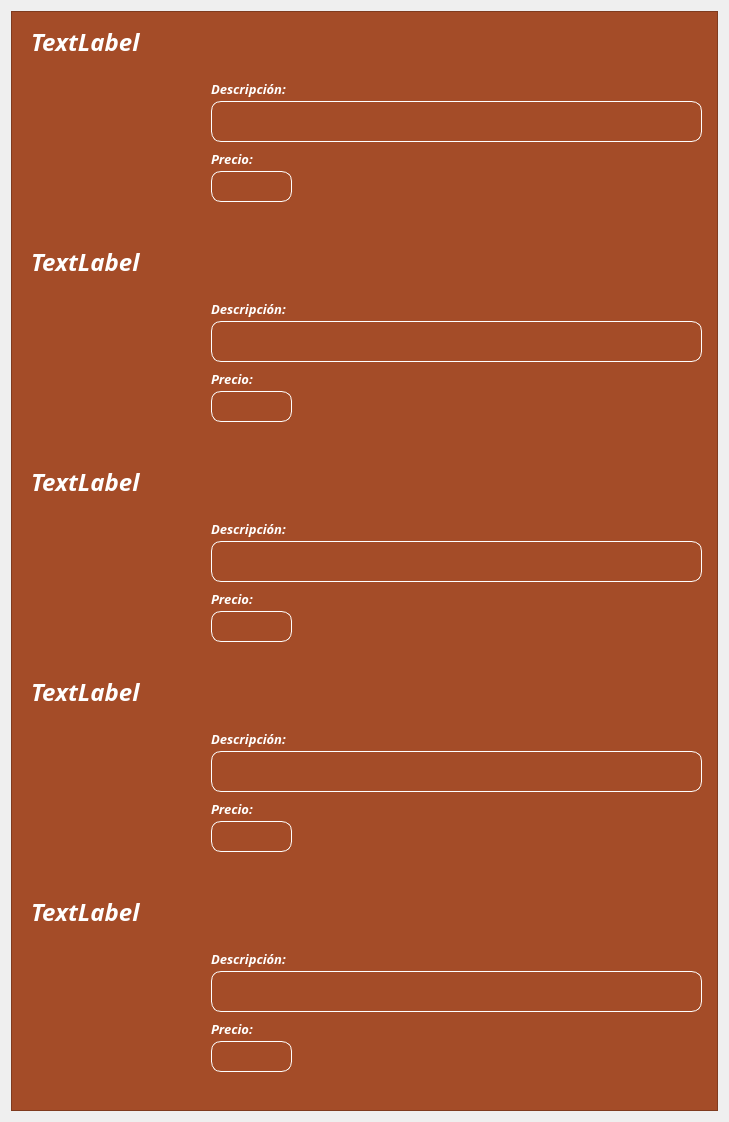
      <widget class="QWidget" name="scrollAreaWidgetContents_4">
       <property name="geometry">
        <rect>
         <x>0</x>
         <y>0</y>
         <width>729</width>
         <height>1118</height>
        </rect>
       </property>
       <layout class="QVBoxLayout" name="verticalLayout_3">
        <item>
         <widget class="QFrame" name="frame_4">
          <property name="minimumSize">
           <size>
            <width>0</width>
            <height>1100</height>
           </size>
          </property>
          <property name="styleSheet">
           <string notr="true">background-color:#a44c28;</string>
          </property>
          <property name="frameShape">
           <enum>QFrame::StyledPanel</enum>
          </property>
          <property name="frameShadow">
           <enum>QFrame::Raised</enum>
          </property>
          <widget class="QLabel" name="npos">
           <property name="geometry">
            <rect>
             <x>20</x>
             <y>10</y>
             <width>671</width>
             <height>41</height>
            </rect>
           </property>
           <property name="font">
            <font>
             <family>Caviar Dreams</family>
             <pointsize>18</pointsize>
             <weight>75</weight>
             <italic>true</italic>
             <bold>true</bold>
            </font>
           </property>
           <property name="layoutDirection">
            <enum>Qt::RightToLeft</enum>
           </property>
           <property name="styleSheet">
            <string notr="true">background-color: rgba(255, 255, 255,0);
color:white;</string>
           </property>
           <property name="text">
            <string>TextLabel</string>
           </property>
          </widget>
          <widget class="QLabel" name="label_75">
           <property name="geometry">
            <rect>
             <x>200</x>
             <y>70</y>
             <width>91</width>
             <height>16</height>
            </rect>
           </property>
           <property name="font">
            <font>
             <family>Caviar Dreams</family>
             <pointsize>10</pointsize>
             <weight>75</weight>
             <italic>true</italic>
             <bold>true</bold>
            </font>
           </property>
           <property name="layoutDirection">
            <enum>Qt::RightToLeft</enum>
           </property>
           <property name="styleSheet">
            <string notr="true">background-color: rgba(255, 255, 255,0);
color:white;</string>
           </property>
           <property name="text">
            <string>Descripción:</string>
           </property>
          </widget>
          <widget class="QLabel" name="dpos">
           <property name="geometry">
            <rect>
             <x>200</x>
             <y>90</y>
             <width>491</width>
             <height>41</height>
            </rect>
           </property>
           <property name="font">
            <font>
             <family>Caviar Dreams</family>
             <pointsize>9</pointsize>
             <weight>75</weight>
             <italic>true</italic>
             <bold>true</bold>
            </font>
           </property>
           <property name="layoutDirection">
            <enum>Qt::RightToLeft</enum>
           </property>
           <property name="styleSheet">
            <string notr="true">border: 1px solid; 
border-radius: 10px;
border-color:white;
color:white</string>
           </property>
           <property name="text">
            <string/>
           </property>
          </widget>
          <widget class="QLabel" name="label_78">
           <property name="geometry">
            <rect>
             <x>200</x>
             <y>140</y>
             <width>91</width>
             <height>16</height>
            </rect>
           </property>
           <property name="font">
            <font>
             <family>Caviar Dreams</family>
             <pointsize>10</pointsize>
             <weight>75</weight>
             <italic>true</italic>
             <bold>true</bold>
            </font>
           </property>
           <property name="layoutDirection">
            <enum>Qt::RightToLeft</enum>
           </property>
           <property name="styleSheet">
            <string notr="true">background-color: rgba(255, 255, 255,0);
color:white;</string>
           </property>
           <property name="text">
            <string>Precio:</string>
           </property>
          </widget>
          <widget class="QLabel" name="ppos">
           <property name="geometry">
            <rect>
             <x>200</x>
             <y>160</y>
             <width>81</width>
             <height>31</height>
            </rect>
           </property>
           <property name="font">
            <font>
             <family>Caviar Dreams</family>
             <pointsize>9</pointsize>
             <weight>75</weight>
             <italic>true</italic>
             <bold>true</bold>
            </font>
           </property>
           <property name="layoutDirection">
            <enum>Qt::RightToLeft</enum>
           </property>
           <property name="styleSheet">
            <string notr="true">border: 1px solid; 
border-radius: 10px;
border-color:white;
color:white</string>
           </property>
           <property name="text">
            <string/>
           </property>
          </widget>
          <widget class="QLabel" name="label_72">
           <property name="geometry">
            <rect>
             <x>20</x>
             <y>60</y>
             <width>161</width>
             <height>151</height>
            </rect>
           </property>
           <property name="text">
            <string/>
           </property>
           <property name="pixmap">
            <pixmap resource="imagenes.qrc">:/img/imagenes/img/pastel_chocolate.jpg</pixmap>
           </property>
           <property name="scaledContents">
            <bool>true</bool>
           </property>
          </widget>
          <widget class="QLabel" name="dpos2">
           <property name="geometry">
            <rect>
             <x>200</x>
             <y>310</y>
             <width>491</width>
             <height>41</height>
            </rect>
           </property>
           <property name="font">
            <font>
             <family>Caviar Dreams</family>
             <pointsize>9</pointsize>
             <weight>75</weight>
             <italic>true</italic>
             <bold>true</bold>
            </font>
           </property>
           <property name="layoutDirection">
            <enum>Qt::RightToLeft</enum>
           </property>
           <property name="styleSheet">
            <string notr="true">border: 1px solid; 
border-radius: 10px;
border-color:white;
color:white</string>
           </property>
           <property name="text">
            <string/>
           </property>
          </widget>
          <widget class="QLabel" name="label_77">
           <property name="geometry">
            <rect>
             <x>200</x>
             <y>290</y>
             <width>91</width>
             <height>16</height>
            </rect>
           </property>
           <property name="font">
            <font>
             <family>Caviar Dreams</family>
             <pointsize>10</pointsize>
             <weight>75</weight>
             <italic>true</italic>
             <bold>true</bold>
            </font>
           </property>
           <property name="layoutDirection">
            <enum>Qt::RightToLeft</enum>
           </property>
           <property name="styleSheet">
            <string notr="true">background-color: rgba(255, 255, 255,0);
color:white;</string>
           </property>
           <property name="text">
            <string>Descripción:</string>
           </property>
          </widget>
          <widget class="QLabel" name="ppos2">
           <property name="geometry">
            <rect>
             <x>200</x>
             <y>380</y>
             <width>81</width>
             <height>31</height>
            </rect>
           </property>
           <property name="font">
            <font>
             <family>Caviar Dreams</family>
             <pointsize>9</pointsize>
             <weight>75</weight>
             <italic>true</italic>
             <bold>true</bold>
            </font>
           </property>
           <property name="layoutDirection">
            <enum>Qt::RightToLeft</enum>
           </property>
           <property name="styleSheet">
            <string notr="true">border: 1px solid; 
border-radius: 10px;
border-color:white;
color:white</string>
           </property>
           <property name="text">
            <string/>
           </property>
          </widget>
          <widget class="QLabel" name="label_79">
           <property name="geometry">
            <rect>
             <x>200</x>
             <y>360</y>
             <width>91</width>
             <height>16</height>
            </rect>
           </property>
           <property name="font">
            <font>
             <family>Caviar Dreams</family>
             <pointsize>10</pointsize>
             <weight>75</weight>
             <italic>true</italic>
             <bold>true</bold>
            </font>
           </property>
           <property name="layoutDirection">
            <enum>Qt::RightToLeft</enum>
           </property>
           <property name="styleSheet">
            <string notr="true">background-color: rgba(255, 255, 255,0);
color:white;</string>
           </property>
           <property name="text">
            <string>Precio:</string>
           </property>
          </widget>
          <widget class="QLabel" name="npos2">
           <property name="geometry">
            <rect>
             <x>20</x>
             <y>230</y>
             <width>671</width>
             <height>41</height>
            </rect>
           </property>
           <property name="font">
            <font>
             <family>Caviar Dreams</family>
             <pointsize>18</pointsize>
             <weight>75</weight>
             <italic>true</italic>
             <bold>true</bold>
            </font>
           </property>
           <property name="layoutDirection">
            <enum>Qt::RightToLeft</enum>
           </property>
           <property name="styleSheet">
            <string notr="true">background-color: rgba(255, 255, 255,0);
color:white;</string>
           </property>
           <property name="text">
            <string>TextLabel</string>
           </property>
          </widget>
          <widget class="QLabel" name="label_104">
           <property name="geometry">
            <rect>
             <x>20</x>
             <y>280</y>
             <width>161</width>
             <height>151</height>
            </rect>
           </property>
           <property name="text">
            <string/>
           </property>
           <property name="pixmap">
            <pixmap resource="imagenes.qrc">:/img/imagenes/img/flan_napolitano.jpg</pixmap>
           </property>
           <property name="scaledContents">
            <bool>true</bool>
           </property>
          </widget>
          <widget class="QLabel" name="label_105">
           <property name="geometry">
            <rect>
             <x>200</x>
             <y>580</y>
             <width>91</width>
             <height>16</height>
            </rect>
           </property>
           <property name="font">
            <font>
             <family>Caviar Dreams</family>
             <pointsize>10</pointsize>
             <weight>75</weight>
             <italic>true</italic>
             <bold>true</bold>
            </font>
           </property>
           <property name="layoutDirection">
            <enum>Qt::RightToLeft</enum>
           </property>
           <property name="styleSheet">
            <string notr="true">background-color: rgba(255, 255, 255,0);
color:white;</string>
           </property>
           <property name="text">
            <string>Precio:</string>
           </property>
          </widget>
          <widget class="QLabel" name="ppos3">
           <property name="geometry">
            <rect>
             <x>200</x>
             <y>600</y>
             <width>81</width>
             <height>31</height>
            </rect>
           </property>
           <property name="font">
            <font>
             <family>Caviar Dreams</family>
             <pointsize>9</pointsize>
             <weight>75</weight>
             <italic>true</italic>
             <bold>true</bold>
            </font>
           </property>
           <property name="layoutDirection">
            <enum>Qt::RightToLeft</enum>
           </property>
           <property name="styleSheet">
            <string notr="true">border: 1px solid; 
border-radius: 10px;
border-color:white;
color:white</string>
           </property>
           <property name="text">
            <string/>
           </property>
          </widget>
          <widget class="QLabel" name="label_106">
           <property name="geometry">
            <rect>
             <x>200</x>
             <y>510</y>
             <width>91</width>
             <height>16</height>
            </rect>
           </property>
           <property name="font">
            <font>
             <family>Caviar Dreams</family>
             <pointsize>10</pointsize>
             <weight>75</weight>
             <italic>true</italic>
             <bold>true</bold>
            </font>
           </property>
           <property name="layoutDirection">
            <enum>Qt::RightToLeft</enum>
           </property>
           <property name="styleSheet">
            <string notr="true">background-color: rgba(255, 255, 255,0);
color:white;</string>
           </property>
           <property name="text">
            <string>Descripción:</string>
           </property>
          </widget>
          <widget class="QLabel" name="npos3">
           <property name="geometry">
            <rect>
             <x>20</x>
             <y>450</y>
             <width>671</width>
             <height>41</height>
            </rect>
           </property>
           <property name="font">
            <font>
             <family>Caviar Dreams</family>
             <pointsize>18</pointsize>
             <weight>75</weight>
             <italic>true</italic>
             <bold>true</bold>
            </font>
           </property>
           <property name="layoutDirection">
            <enum>Qt::RightToLeft</enum>
           </property>
           <property name="styleSheet">
            <string notr="true">background-color: rgba(255, 255, 255,0);
color:white;</string>
           </property>
           <property name="text">
            <string>TextLabel</string>
           </property>
          </widget>
          <widget class="QLabel" name="label_107">
           <property name="geometry">
            <rect>
             <x>20</x>
             <y>500</y>
             <width>161</width>
             <height>151</height>
            </rect>
           </property>
           <property name="text">
            <string/>
           </property>
           <property name="pixmap">
            <pixmap resource="imagenes.qrc">:/img/imagenes/img/malteadas.jpg</pixmap>
           </property>
           <property name="scaledContents">
            <bool>true</bool>
           </property>
          </widget>
          <widget class="QLabel" name="dpos3">
           <property name="geometry">
            <rect>
             <x>200</x>
             <y>530</y>
             <width>491</width>
             <height>41</height>
            </rect>
           </property>
           <property name="font">
            <font>
             <family>Caviar Dreams</family>
             <pointsize>9</pointsize>
             <weight>75</weight>
             <italic>true</italic>
             <bold>true</bold>
            </font>
           </property>
           <property name="layoutDirection">
            <enum>Qt::RightToLeft</enum>
           </property>
           <property name="styleSheet">
            <string notr="true">border: 1px solid; 
border-radius: 10px;
border-color:white;
color:white</string>
           </property>
           <property name="text">
            <string/>
           </property>
          </widget>
          <widget class="QLabel" name="label_108">
           <property name="geometry">
            <rect>
             <x>200</x>
             <y>720</y>
             <width>91</width>
             <height>16</height>
            </rect>
           </property>
           <property name="font">
            <font>
             <family>Caviar Dreams</family>
             <pointsize>10</pointsize>
             <weight>75</weight>
             <italic>true</italic>
             <bold>true</bold>
            </font>
           </property>
           <property name="layoutDirection">
            <enum>Qt::RightToLeft</enum>
           </property>
           <property name="styleSheet">
            <string notr="true">background-color: rgba(255, 255, 255,0);
color:white;</string>
           </property>
           <property name="text">
            <string>Descripción:</string>
           </property>
          </widget>
          <widget class="QLabel" name="dpos4">
           <property name="geometry">
            <rect>
             <x>200</x>
             <y>740</y>
             <width>491</width>
             <height>41</height>
            </rect>
           </property>
           <property name="font">
            <font>
             <family>Caviar Dreams</family>
             <pointsize>9</pointsize>
             <weight>75</weight>
             <italic>true</italic>
             <bold>true</bold>
            </font>
           </property>
           <property name="layoutDirection">
            <enum>Qt::RightToLeft</enum>
           </property>
           <property name="styleSheet">
            <string notr="true">border: 1px solid; 
border-radius: 10px;
border-color:white;
color:white</string>
           </property>
           <property name="text">
            <string/>
           </property>
          </widget>
          <widget class="QLabel" name="label_109">
           <property name="geometry">
            <rect>
             <x>20</x>
             <y>710</y>
             <width>161</width>
             <height>151</height>
            </rect>
           </property>
           <property name="text">
            <string/>
           </property>
           <property name="pixmap">
            <pixmap resource="imagenes.qrc">:/img/imagenes/img/sundae.jpg</pixmap>
           </property>
           <property name="scaledContents">
            <bool>true</bool>
           </property>
          </widget>
          <widget class="QLabel" name="label_110">
           <property name="geometry">
            <rect>
             <x>200</x>
             <y>790</y>
             <width>91</width>
             <height>16</height>
            </rect>
           </property>
           <property name="font">
            <font>
             <family>Caviar Dreams</family>
             <pointsize>10</pointsize>
             <weight>75</weight>
             <italic>true</italic>
             <bold>true</bold>
            </font>
           </property>
           <property name="layoutDirection">
            <enum>Qt::RightToLeft</enum>
           </property>
           <property name="styleSheet">
            <string notr="true">background-color: rgba(255, 255, 255,0);
color:white;</string>
           </property>
           <property name="text">
            <string>Precio:</string>
           </property>
          </widget>
          <widget class="QLabel" name="npos4">
           <property name="geometry">
            <rect>
             <x>20</x>
             <y>660</y>
             <width>671</width>
             <height>41</height>
            </rect>
           </property>
           <property name="font">
            <font>
             <family>Caviar Dreams</family>
             <pointsize>18</pointsize>
             <weight>75</weight>
             <italic>true</italic>
             <bold>true</bold>
            </font>
           </property>
           <property name="layoutDirection">
            <enum>Qt::RightToLeft</enum>
           </property>
           <property name="styleSheet">
            <string notr="true">background-color: rgba(255, 255, 255,0);
color:white;</string>
           </property>
           <property name="text">
            <string>TextLabel</string>
           </property>
          </widget>
          <widget class="QLabel" name="ppos4">
           <property name="geometry">
            <rect>
             <x>200</x>
             <y>810</y>
             <width>81</width>
             <height>31</height>
            </rect>
           </property>
           <property name="font">
            <font>
             <family>Caviar Dreams</family>
             <pointsize>9</pointsize>
             <weight>75</weight>
             <italic>true</italic>
             <bold>true</bold>
            </font>
           </property>
           <property name="layoutDirection">
            <enum>Qt::RightToLeft</enum>
           </property>
           <property name="styleSheet">
            <string notr="true">border: 1px solid; 
border-radius: 10px;
border-color:white;
color:white</string>
           </property>
           <property name="text">
            <string/>
           </property>
          </widget>
          <widget class="QLabel" name="label_111">
           <property name="geometry">
            <rect>
             <x>200</x>
             <y>1010</y>
             <width>91</width>
             <height>16</height>
            </rect>
           </property>
           <property name="font">
            <font>
             <family>Caviar Dreams</family>
             <pointsize>10</pointsize>
             <weight>75</weight>
             <italic>true</italic>
             <bold>true</bold>
            </font>
           </property>
           <property name="layoutDirection">
            <enum>Qt::RightToLeft</enum>
           </property>
           <property name="styleSheet">
            <string notr="true">background-color: rgba(255, 255, 255,0);
color:white;</string>
           </property>
           <property name="text">
            <string>Precio:</string>
           </property>
          </widget>
          <widget class="QLabel" name="label_112">
           <property name="geometry">
            <rect>
             <x>20</x>
             <y>930</y>
             <width>161</width>
             <height>151</height>
            </rect>
           </property>
           <property name="text">
            <string/>
           </property>
           <property name="pixmap">
            <pixmap resource="imagenes.qrc">:/img/imagenes/img/banana_split.jpg</pixmap>
           </property>
           <property name="scaledContents">
            <bool>true</bool>
           </property>
          </widget>
          <widget class="QLabel" name="ppos5">
           <property name="geometry">
            <rect>
             <x>200</x>
             <y>1030</y>
             <width>81</width>
             <height>31</height>
            </rect>
           </property>
           <property name="font">
            <font>
             <family>Caviar Dreams</family>
             <pointsize>9</pointsize>
             <weight>75</weight>
             <italic>true</italic>
             <bold>true</bold>
            </font>
           </property>
           <property name="layoutDirection">
            <enum>Qt::RightToLeft</enum>
           </property>
           <property name="styleSheet">
            <string notr="true">border: 1px solid; 
border-radius: 10px;
border-color:white;
color:white</string>
           </property>
           <property name="text">
            <string/>
           </property>
          </widget>
          <widget class="QLabel" name="npos5">
           <property name="geometry">
            <rect>
             <x>20</x>
             <y>880</y>
             <width>671</width>
             <height>41</height>
            </rect>
           </property>
           <property name="font">
            <font>
             <family>Caviar Dreams</family>
             <pointsize>18</pointsize>
             <weight>75</weight>
             <italic>true</italic>
             <bold>true</bold>
            </font>
           </property>
           <property name="layoutDirection">
            <enum>Qt::RightToLeft</enum>
           </property>
           <property name="styleSheet">
            <string notr="true">background-color: rgba(255, 255, 255,0);
color:white;</string>
           </property>
           <property name="text">
            <string>TextLabel</string>
           </property>
          </widget>
          <widget class="QLabel" name="label_113">
           <property name="geometry">
            <rect>
             <x>200</x>
             <y>940</y>
             <width>91</width>
             <height>16</height>
            </rect>
           </property>
           <property name="font">
            <font>
             <family>Caviar Dreams</family>
             <pointsize>10</pointsize>
             <weight>75</weight>
             <italic>true</italic>
             <bold>true</bold>
            </font>
           </property>
           <property name="layoutDirection">
            <enum>Qt::RightToLeft</enum>
           </property>
           <property name="styleSheet">
            <string notr="true">background-color: rgba(255, 255, 255,0);
color:white;</string>
           </property>
           <property name="text">
            <string>Descripción:</string>
           </property>
          </widget>
          <widget class="QLabel" name="dpos5">
           <property name="geometry">
            <rect>
             <x>200</x>
             <y>960</y>
             <width>491</width>
             <height>41</height>
            </rect>
           </property>
           <property name="font">
            <font>
             <family>Caviar Dreams</family>
             <pointsize>9</pointsize>
             <weight>75</weight>
             <italic>true</italic>
             <bold>true</bold>
            </font>
           </property>
           <property name="layoutDirection">
            <enum>Qt::RightToLeft</enum>
           </property>
           <property name="styleSheet">
            <string notr="true">border: 1px solid; 
border-radius: 10px;
border-color:white;
color:white</string>
           </property>
           <property name="text">
            <string/>
           </property>
          </widget>
         </widget>
        </item>
       </layout>
      </widget>
